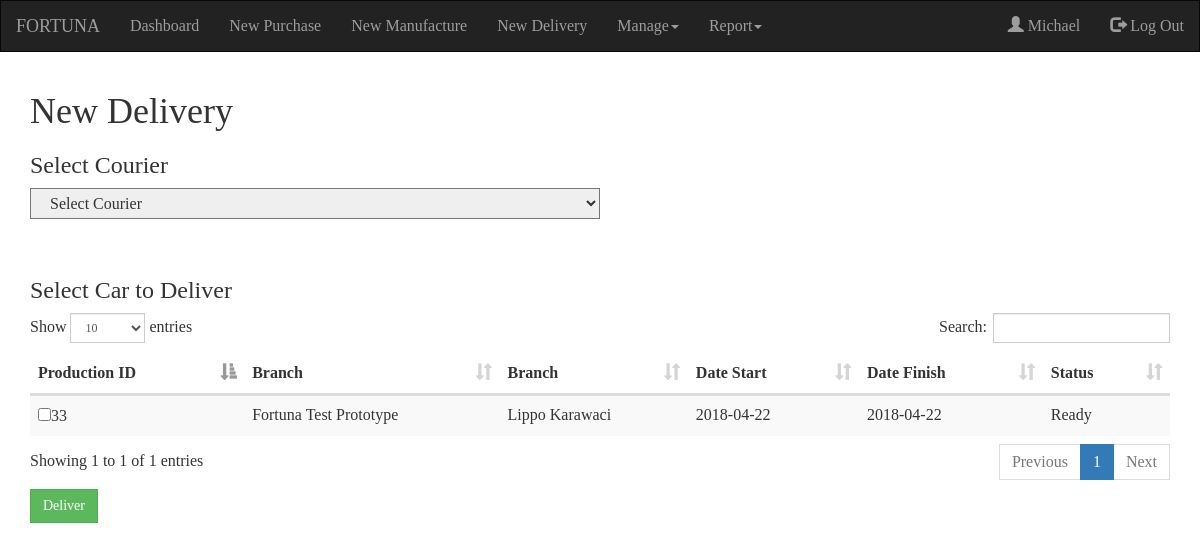
/newdelivery.php (signed in), run on the app's committed database.
### tables this page shows
CREATE TABLE `production` (
  `prodId` int(11) NOT NULL,
  `empId` varchar(20) NOT NULL,
  `braId` varchar(20) NOT NULL,
  `prodStart` date NOT NULL,
  `prodStatus` tinyint(4) NOT NULL
);

CREATE TABLE `productiondet` (
  `prodId` varchar(20) NOT NULL,
  `carId` varchar(20) NOT NULL,
  `prodDetFinish` date NOT NULL,
  `prodDetCost` int(11) NOT NULL,
  `prodDetStatus` tinyint(4) NOT NULL
);

CREATE TABLE `card` (
  `cardId` int(20) NOT NULL,
  `cardName` varchar(50) NOT NULL,
  `cardHeight` int(11) NOT NULL,
  `cardWidth` int(11) NOT NULL,
  `cardLength` int(11) NOT NULL,
  `cardType` varchar(20) NOT NULL,
  `cardWeight` int(11) NOT NULL,
  `cardPrice` int(11) NOT NULL,
  `cardAdded` date NOT NULL,
  `cardPhoto` varchar(30) NOT NULL,
  `cardStatus` tinyint(4) NOT NULL
);

CREATE TABLE `branch` (
  `braId` varchar(20) NOT NULL,
  `braName` varchar(30) NOT NULL,
  `braAddress` text NOT NULL,
  `braManager` varchar(20) NOT NULL,
  `braPhone` varchar(15) NOT NULL,
  `braMail` varchar(50) NOT NULL,
  `braStatus` tinyint(4) NOT NULL
);

CREATE TABLE `car` (
  `carId` int(20) NOT NULL,
  `cardId` varchar(20) NOT NULL,
  `carPrice` int(11) NOT NULL,
  `carStatus` tinyint(4) NOT NULL
);

### koneksi.php (called while the page is built, shortened)
<?php
$con=mysqli_connect('localhost', 'root', '', 'uas_pos');
function queryRun($query){
  global $con;
  $hello=mysqli_query($con, $query);
  return $hello;
}
function queryTable($query){
  $hello=mysqli_fetch_assoc($query);
  return $hello;
}
?>

### newdelivery.php (the view, shortened to what this page needs)
<!DOCTYPE html>
<?php
if(isset($_SESSION['empId']) AND $_SESSION['positionAccess'] <= 2){
  ?>
<html lang="en">
<head>
  <link rel="stylesheet" href="https://maxcdn.bootstrapcdn.com/bootstrap/3.3.7/css/bootstrap.min.css">
  <link rel="stylesheet" href="css/css.css">
  <link rel="stylesheet" href="css/dataTables.bootstrap.min.css">
    <link rel=stylesheet href="css/daterangepicker.css">
</head>
<body>
    <?php
    include('koneksi.php');
            ?>
            <?php
    function showMan(){
        $query=queryRun("SELECT productiondet.prodId, production.braId, productiondet.carId, card.cardType, car.carPrice, card.cardName, car.carStatus, prodStart, prodDetFinish, prodStatus, braName FROM production, branch, productiondet, car, card WHERE production.braId=branch.braId AND productiondet.prodId=production.prodId AND productiondet.carId=car.carId AND car.cardId=card.cardId AND car.carStatus=1;");
        while($hasil=queryTable($query)){
        $id=$hasil['carId'];
        $name=$hasil['cardName'];
        $cust=$hasil['braName'];
        $date=$hasil['prodStart'];
        $finish=$hasil['prodDetFinish'];
        $statuss=$hasil['carStatus'];
        $status="";
        if($statuss==1){
            $status="Ready";
        }else if($statuss==2){
            $status="In Process";
        }else if($statuss==0){
            $status="Canceled";
        }
        ?>
        <tr>
            <td><input type=checkbox id=id name=id[] value="<?php echo $id?>"><?php echo $id?></td>
            <td><?php echo $name?></td>
            <td><?php echo $cust?></td>
            <td><?php echo $date?></td>
            <td><?php echo $finish?></td>
            <td>
              <?php echo $status?>
            </td>
        </tr>
            <?php
        }
    }
    ?>
  <nav class="navbar navbar-inverse">
      <div class="container-fluid">
        <div class="navbar-header">
          <a class="navbar-brand" href="#">FORTUNA</a>
        </div>
        <ul class="nav navbar-nav">
          <li><a href="dashboard.php">Dashboard</a></li>
            <li><a href="newpurchase.php">New Purchase</a></li>
            <li><a href="newmanufactur.php">New Manufacture</a></li>
            <li><a href="newdelivery.php">New Delivery</a></li>
            <?php
              if($_SESSION['positionAccess'] <= 2){
                ?>
          <li class="dropdown"><a class="dropdown-toggle" data-toggle="dropdown"href="#">Manage<span class="caret"></span></a>
          </li>
            <?php
              }
            ?>
            <li class="dropdown"><a class="dropdown-toggle" data-toggle="dropdown"href="#">Report<span class="caret"></span></a>
          </li>
        </ul>
        <ul class="nav navbar-nav navbar-right">
          <li><a href="#"><span class="glyphicon glyphicon-user"></span> <?php echo $_SESSION['name']?></a> </li>
          <li><a href="login.php?logout=1"><span class="glyphicon glyphicon-log-out"></span> Log Out</a></li>
      </ul>
      </div>
    </nav>
<div class="container">
  <h1>New Delivery</h1>
<form method="POST">
    <h3>Select Courier</h3>
    <select id=courier name=courier required class="col-sm-6">
        <option value="">Select Courier</option>
    </select><br><br><br>
    <h3>Select Car to Deliver</h3>
    <table id=#example1 class="table table-striped">
        <thead>
            <tr>
                <th>Production ID</th>
                <th>Branch</th>
                <th>Branch</th>
                <th>Date Start</th>
                <th>Date Finish</th>
                <th>Status</th>
            </tr>
        </thead>
        <tbody>
            <?php showMan()?>
        </tbody>
    </table>
    <input class="btn btn-success" type=submit value=Deliver name=submit id=submit>
</form>
</div>
</body>
</html>
<?php
}else{
  header("location:login.php?lfail=1");
} ?>

### css/css.css (style rules this page uses)
body { font-family: moon; font-size: 16px; }
option, select { padding: 5px; }
.navbar-brand { font-family: oneday; }
.nav { font-size: 16px; }

### newdelivery.php (style rules this page uses)
* { border-radius: 0 !important; }

### data on the page
production: productiondet.carId "33", card.cardName "Fortuna Test Prototype", braId.braName "Lippo Karawaci", prodStart "2018-04-22", productiondet.prodDetFinish "2018-04-22", car.carStatus "Ready"

### other printed values
$_SESSION['name'] "Michael"
